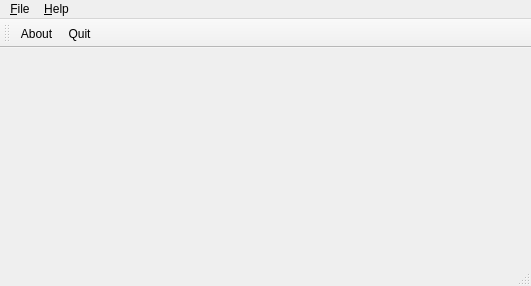
<?xml version="1.0" encoding="UTF-8"?>
<ui version="4.0">
 <class>MainWindow</class>
 <widget class="QMainWindow" name="MainWindow">
  <property name="geometry">
   <rect>
    <x>0</x>
    <y>0</y>
    <width>531</width>
    <height>286</height>
   </rect>
  </property>
  <property name="windowTitle">
   <string>MainWindow</string>
  </property>
  <widget class="QWidget" name="centralwidget"/>
  <widget class="QMenuBar" name="menubar">
   <property name="geometry">
    <rect>
     <x>0</x>
     <y>0</y>
     <width>531</width>
     <height>21</height>
    </rect>
   </property>
   <widget class="QMenu" name="menu_File">
    <property name="title">
     <string>&amp;File</string>
    </property>
    <addaction name="actionQuit"/>
   </widget>
   <widget class="QMenu" name="menu_Help">
    <property name="title">
     <string>&amp;Help</string>
    </property>
    <addaction name="actionAbout"/>
   </widget>
   <addaction name="menu_File"/>
   <addaction name="menu_Help"/>
  </widget>
  <widget class="QStatusBar" name="statusbar"/>
  <widget class="QToolBar" name="toolBar">
   <property name="windowTitle">
    <string>toolBar</string>
   </property>
   <attribute name="toolBarArea">
    <enum>TopToolBarArea</enum>
   </attribute>
   <attribute name="toolBarBreak">
    <bool>false</bool>
   </attribute>
   <addaction name="actionAbout"/>
   <addaction name="actionQuit"/>
  </widget>
  <action name="actionQuit">
   <property name="icon">
    <iconset resource="../MyQtWidgetApp.qrc">
     <normaloff>:/icons/exit.png</normaloff>:/icons/exit.png</iconset>
   </property>
   <property name="text">
    <string>&amp;Quit</string>
   </property>
  </action>
  <action name="actionAbout">
   <property name="icon">
    <iconset resource="../MyQtWidgetApp.qrc">
     <normaloff>:/icons/handshake.png</normaloff>:/icons/handshake.png</iconset>
   </property>
   <property name="text">
    <string>About</string>
   </property>
  </action>
 </widget>
 <resources>
  <include location="../MyQtWidgetApp.qrc"/>
 </resources>
 <connections/>
</ui>
